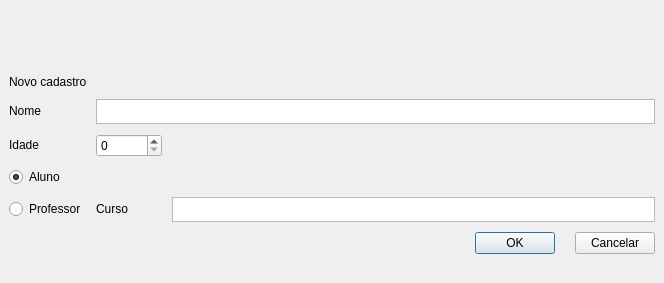
<?xml version="1.0" encoding="UTF-8"?>
<ui version="4.0">
 <class>newEntry</class>
 <widget class="QDialog" name="newEntry">
  <property name="geometry">
   <rect>
    <x>0</x>
    <y>0</y>
    <width>664</width>
    <height>283</height>
   </rect>
  </property>
  <property name="windowTitle">
   <string>Dialog</string>
  </property>
  <widget class="QWidget" name="verticalLayoutWidget">
   <property name="geometry">
    <rect>
     <x>9</x>
     <y>9</y>
     <width>646</width>
     <height>245</height>
    </rect>
   </property>
   <layout class="QVBoxLayout" name="verticalLayout">
    <property name="spacing">
     <number>10</number>
    </property>
    <item>
     <widget class="QLabel" name="label">
      <property name="text">
       <string>Novo cadastro</string>
      </property>
      <property name="alignment">
       <set>Qt::AlignBottom|Qt::AlignLeading|Qt::AlignLeft</set>
      </property>
     </widget>
    </item>
    <item>
     <layout class="QGridLayout" name="gridLayout">
      <property name="spacing">
       <number>10</number>
      </property>
      <item row="1" column="1">
       <widget class="QSpinBox" name="spinIdade"/>
      </item>
      <item row="0" column="0">
       <widget class="QLabel" name="label_3">
        <property name="sizePolicy">
         <sizepolicy hsizetype="Preferred" vsizetype="Fixed">
          <horstretch>0</horstretch>
          <verstretch>0</verstretch>
         </sizepolicy>
        </property>
        <property name="baseSize">
         <size>
          <width>0</width>
          <height>20</height>
         </size>
        </property>
        <property name="text">
         <string>Nome</string>
        </property>
       </widget>
      </item>
      <item row="1" column="0">
       <widget class="QLabel" name="label_4">
        <property name="sizePolicy">
         <sizepolicy hsizetype="Preferred" vsizetype="Fixed">
          <horstretch>0</horstretch>
          <verstretch>0</verstretch>
         </sizepolicy>
        </property>
        <property name="text">
         <string>Idade</string>
        </property>
       </widget>
      </item>
      <item row="3" column="0">
       <widget class="QRadioButton" name="radProf">
        <property name="text">
         <string>Professor</string>
        </property>
       </widget>
      </item>
      <item row="3" column="1">
       <widget class="QLabel" name="labelExtra">
        <property name="sizePolicy">
         <sizepolicy hsizetype="Preferred" vsizetype="Fixed">
          <horstretch>0</horstretch>
          <verstretch>0</verstretch>
         </sizepolicy>
        </property>
        <property name="text">
         <string>Curso          </string>
        </property>
       </widget>
      </item>
      <item row="2" column="0">
       <widget class="QRadioButton" name="radAluno">
        <property name="text">
         <string>Aluno</string>
        </property>
        <property name="checked">
         <bool>true</bool>
        </property>
       </widget>
      </item>
      <item row="3" column="2">
       <widget class="QTextEdit" name="txtExtra">
        <property name="sizePolicy">
         <sizepolicy hsizetype="Expanding" vsizetype="Minimum">
          <horstretch>0</horstretch>
          <verstretch>0</verstretch>
         </sizepolicy>
        </property>
        <property name="maximumSize">
         <size>
          <width>16777215</width>
          <height>25</height>
         </size>
        </property>
       </widget>
      </item>
      <item row="0" column="1" colspan="2">
       <widget class="QPlainTextEdit" name="txtNome">
        <property name="sizePolicy">
         <sizepolicy hsizetype="Expanding" vsizetype="Minimum">
          <horstretch>0</horstretch>
          <verstretch>0</verstretch>
         </sizepolicy>
        </property>
        <property name="maximumSize">
         <size>
          <width>16777215</width>
          <height>25</height>
         </size>
        </property>
        <property name="verticalScrollBarPolicy">
         <enum>Qt::ScrollBarAlwaysOff</enum>
        </property>
       </widget>
      </item>
     </layout>
    </item>
    <item>
     <layout class="QHBoxLayout" name="horizontalLayout_3">
      <property name="spacing">
       <number>20</number>
      </property>
      <item>
       <spacer name="horizontalSpacer">
        <property name="orientation">
         <enum>Qt::Horizontal</enum>
        </property>
        <property name="sizeHint" stdset="0">
         <size>
          <width>40</width>
          <height>20</height>
         </size>
        </property>
       </spacer>
      </item>
      <item>
       <widget class="QPushButton" name="btnOK">
        <property name="text">
         <string>OK</string>
        </property>
       </widget>
      </item>
      <item>
       <widget class="QPushButton" name="btnCancelar">
        <property name="text">
         <string>Cancelar</string>
        </property>
       </widget>
      </item>
     </layout>
    </item>
   </layout>
  </widget>
 </widget>
 <resources/>
 <connections/>
</ui>
